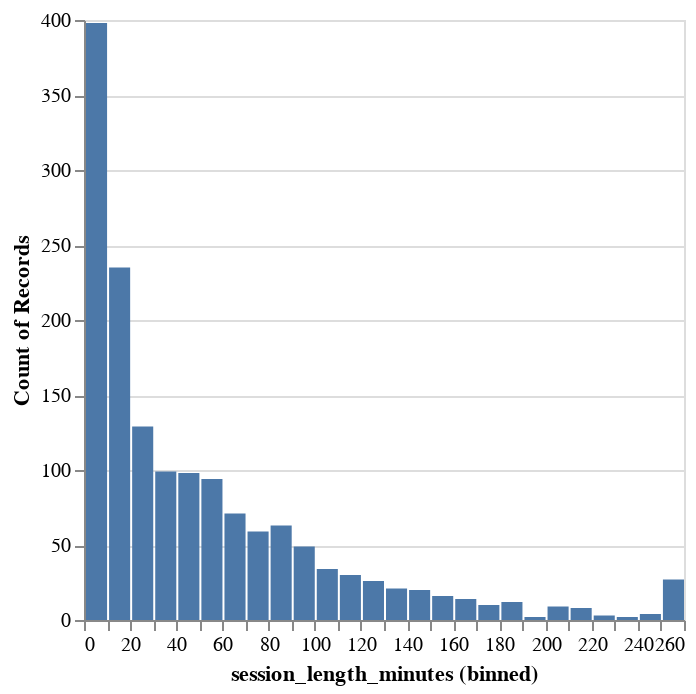

Notebook code for this chart:
### Code cell
alt.Chart(sessions).mark_bar().encode(
    x=alt.X("session_length_minutes").bin(maxbins=40),
    y="count()"
)

### Figure 1 — Vega-Lite specification as saved in the notebook (floating-point values rounded to 4 significant figures; data arrays with more than 128 entries replaced by an {"elided": "..."} marker saying what was removed)
{"config": {"view": {"continuousWidth": 300, "continuousHeight": 300}}, "data": {"name": "data-2be43771e937b2ec3f73a34bb533844f"}, "mark": {"type": "bar"}, "encoding": {"x": {"bin": {"maxbins": 40}, "field": "session_length_minutes", "type": "quantitative"}, "y": {"aggregate": "count", "type": "quantitative"}}, "$schema": "https://vega.github.io/schema/vega-lite/v5.20.1.json", "datasets": {"data-2be43771e937b2ec3f73a34bb533844f": {"elided": "1535 records"}}}
